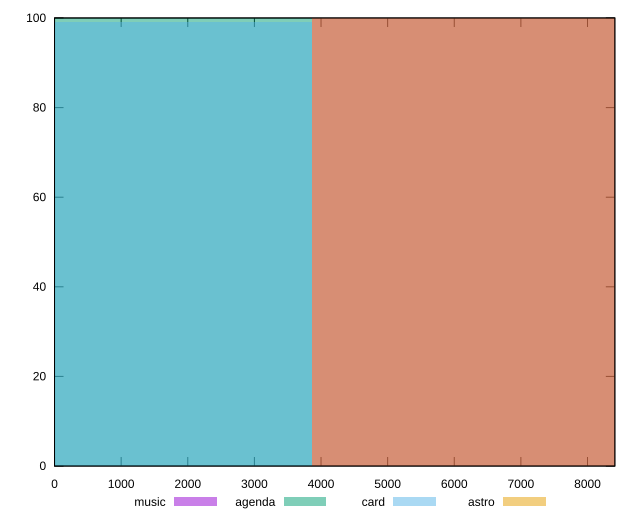

Here is the gnuplot script that generated this plot:
reset

$music <<EOF
7716.571447398889 100
EOF

$agenda <<EOF
0 100
EOF

$card <<EOF
0 99
EOF

$astro <<EOF
7716.571447398889 100
EOF

set key outside below
set boxwidth 7716.571447398889
set xrange [0:8410]
set yrange [0:100]
set trange [0:100]
set style fill transparent solid 0.5 noborder
set terminal svg size 640, 520 enhanced background rgb 'white'
set output "reports/report_00030_2021-02-24T20-42-31.540Z/uses-text-compression/comparison/histogram/all_raw.svg"

plot $music title "music" with boxes, \
     $agenda title "agenda" with boxes, \
     $card title "card" with boxes, \
     $astro title "astro" with boxes

reset
